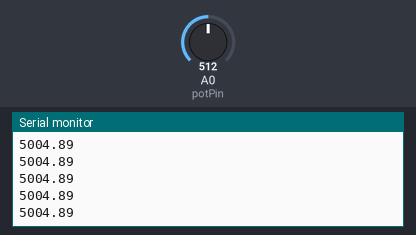
Bench run of a sketch on a simulated Arduino Uno, built with avr-gcc and run on an emulated ATmega328P. Parts: the last lines printed to the serial monitor. Inputs (shaded band) come from the test bench; at power-on: A0 (potPin) = 512.

Above: at 1.2 s.
1.3 s: A0 (potPin) set to 716
At 2.2 s:
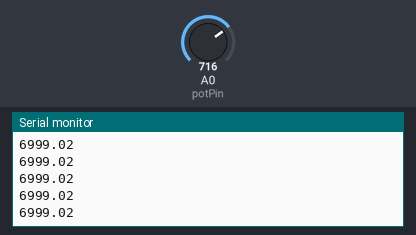
2.8 s: A0 (potPin) set to 900
At 3.6 s:
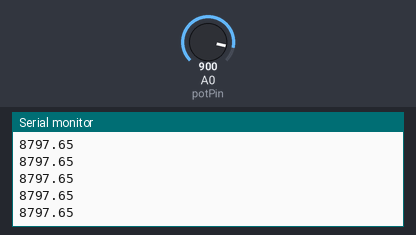
Timing chart, 0 to 5.8 s (numbered marks = the images above; inputs shaded):
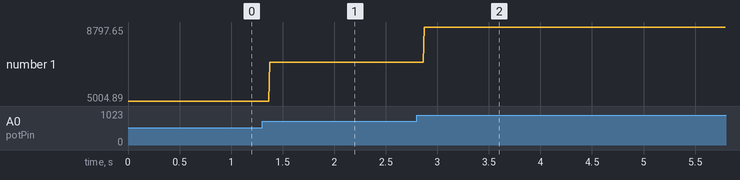

Measured:
- after the input at 1.3 s, the serial monitor: prints a new line after 0.08 s (image 1)
- after the input at 2.8 s, the serial monitor: prints a new line after 0.07 s (image 2)
- plotted number 1: 5004.89 → 6999.02 after the input at 1.3 s, 6999.02 → 8797 after the input at 2.8 s

The sketch:

Oppg._2_b.ino
```cpp
const int potPin = A0; // Pin til potensiometer
float potValue; // Variabel for verdien til potensiometeret
float voltage; // Variabel for spenningen lest på potensiometeret
float resistance; // Variabel for motstanden spenningen leses over

void setup() {
  // put your setup code here, to run once:
  pinMode(potPin, INPUT); // Tar input fra potensimeteret
  Serial.begin(9600); // Åpner serialporten, setter data rate til 9600 bps
}

void loop() {
  // put your main code here, to run repeatedly:
  potValue = analogRead(potPin); // Leser av potensiometeret og lagrer verdien
  voltage = potValue * 5 / 1023; // Regner ut spenningsverdien lest på potensiometeret
  resistance = potValue / 1023 * 10000; // Regner ut verdien til motstanden i potensiometeret
  Serial.println(resistance);
}
```
